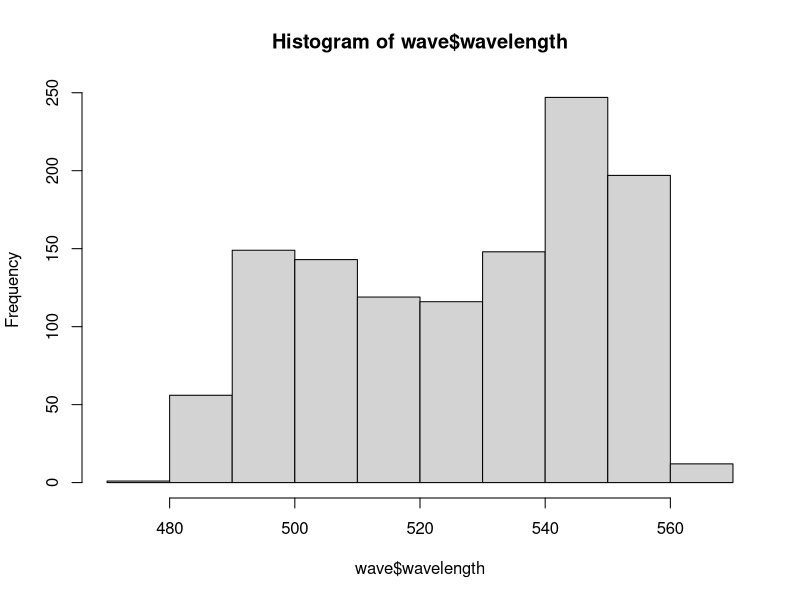
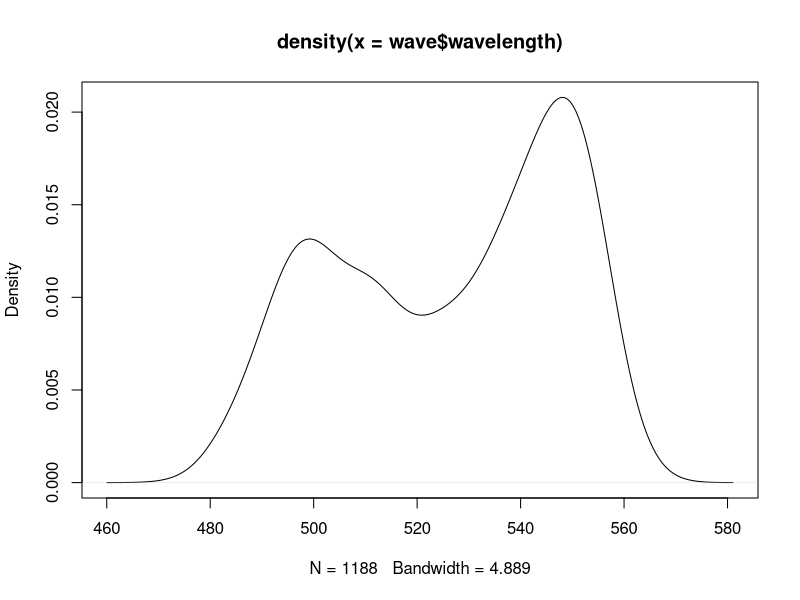
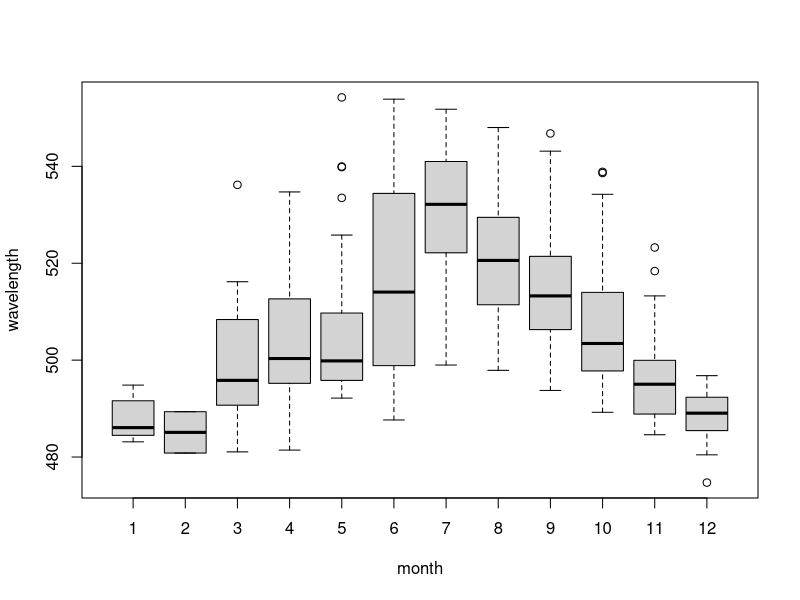
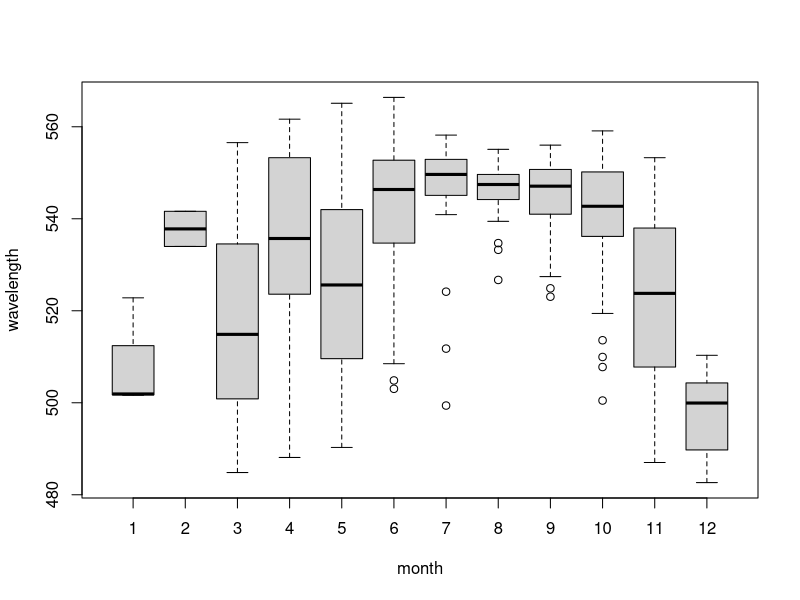
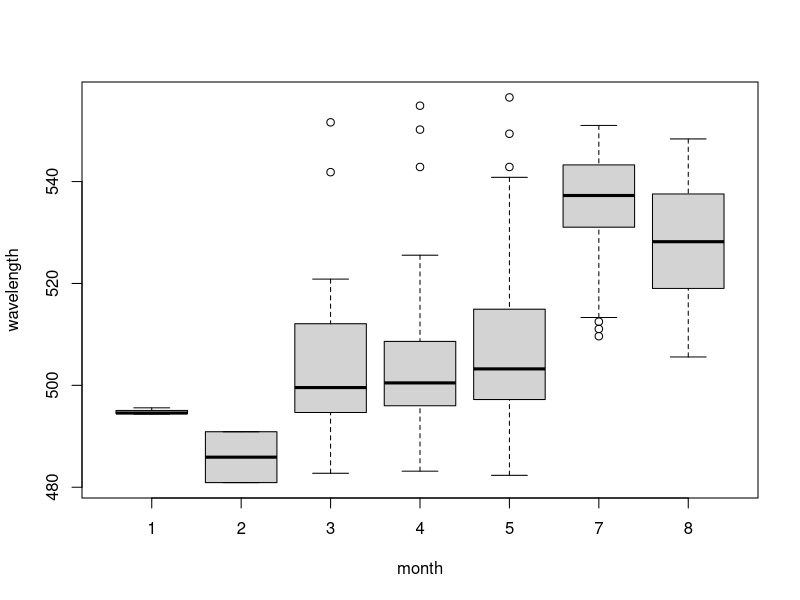
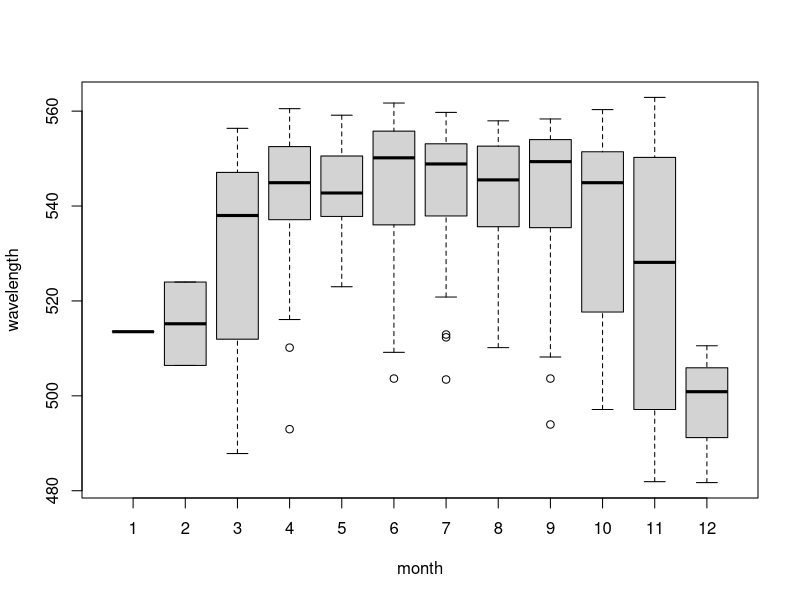
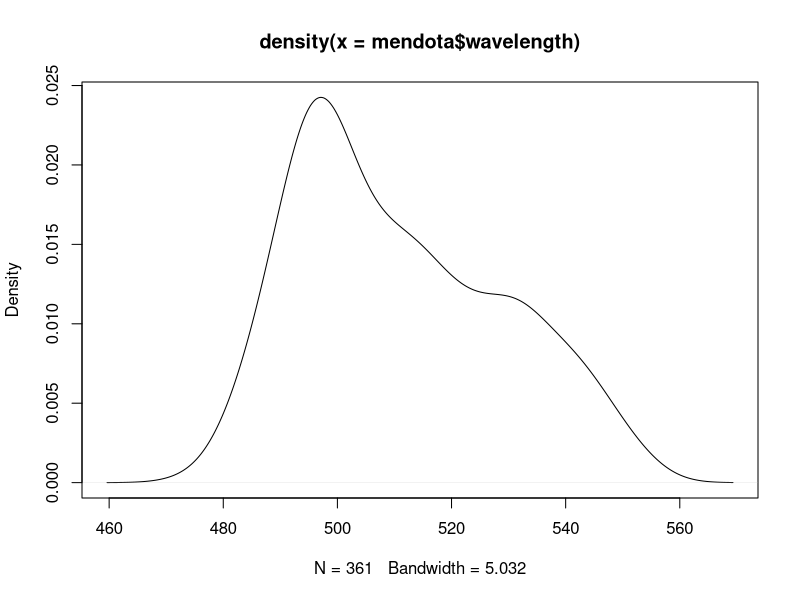
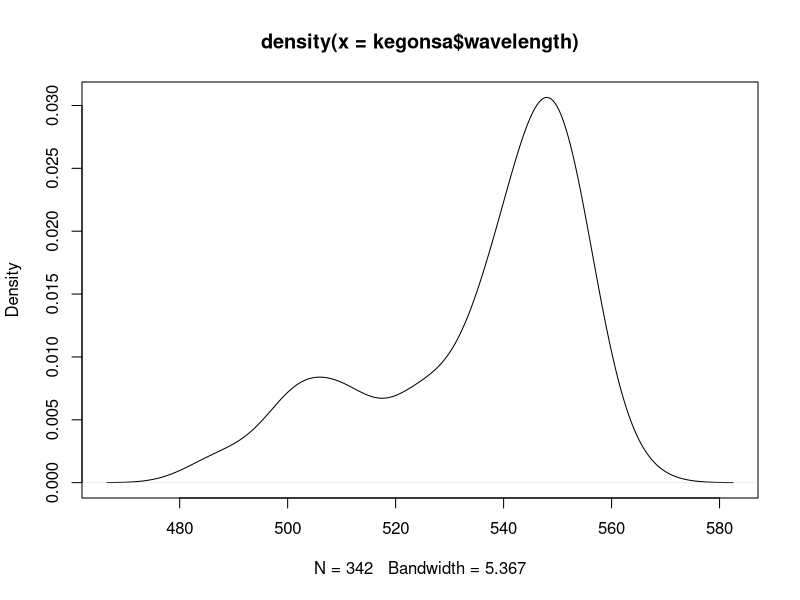

Write R code to recreate these figures, in order. (Note: this script raises an error after producing the figures.)
## working to see if I can differentiate lake colors based on mode or mean
# for the Yahara Chain
library(tidyverse)
library(modeest)

wave = read.csv("wavelengths_v2.csv")

names(wave) = c("lake", "month", "wavelength")

wave = wave %>% mutate(wavelength = sub(".* ", "", wavelength)   )

wave$wavelength = as.numeric(wave$wavelength)

hist(wave$wavelength)
plot(density(wave$wavelength))

mendota = wave %>% filter(lake == "ME")
kegonsa = wave %>% filter(lake == "KE")
monona = wave %>% filter(lake == "MO")
wingra = wave %>% filter(lake == "WI")

boxplot(wavelength~ month, data = mendota)
boxplot(wavelength~ month, data = kegonsa)
boxplot(wavelength~ month, data = monona)
boxplot(wavelength~month, data = wingra)


plot(density(mendota$wavelength))
plot(density(kegonsa$wavelength))

meMode = mlv(mendota$wavelength, method = "meanshift")
moMode = mlv(monona$wavelength, method = "meanshift")
keMode = mlv(kegonsa$wavelength, method = "meanshift")
wiMode = mlv(wingra$wavelength, method = "meanshift")

test = mlv(waveMean$`mean(wavelength)`, method = "meanshift")

plot(density(waveMean$`mean(wavelength)`))

# estimate the mode from the density distribution
### Could it be that the months will more datapoints are biasing the estimates towards green?

# Need to have the mode, not the average!

waveMean = mendota %>% group_by(month) %>%  summarize(mean(wavelength))

                                        
